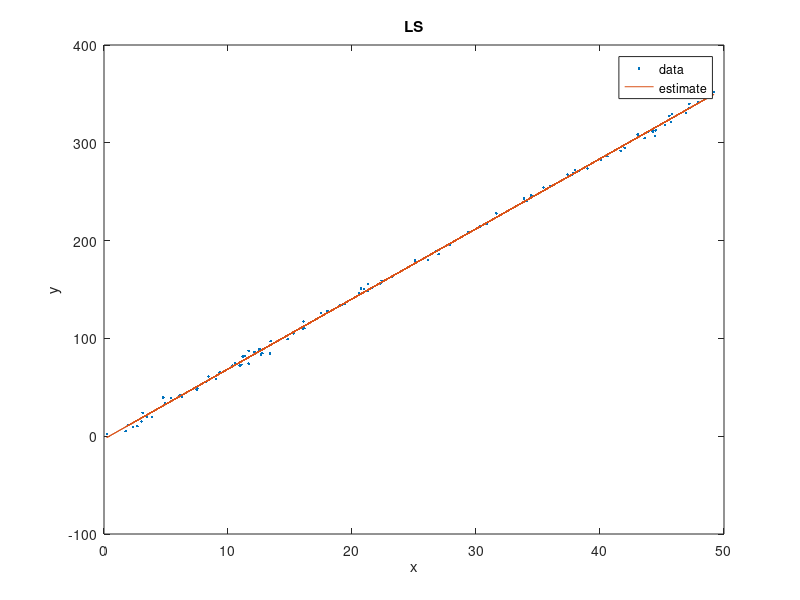

Reproduce this figure in MATLAB.
clear all
close all
clc

%%init

a_zero_true = -2.923;
b_zero_true = 7.18;
mu = 0;
sigma = 3.8;

N = 100;
%x= sort(unifrnd(0, 50, [N 1])); %input
x= unifrnd(0, 50, [N 1]); %input

y = zeros(N,1); %noice free
yn= zeros(N,1); %noice incl
e = normrnd(mu, sigma, [N 1]);

for t = 1:N % zero initial condition
    y(t) = a_zero_true + b_zero_true*x(t);
    yn(t) = y(t) + e(t);
end
phi = [ones(N,1) x] ;
theta_hat = phi\yn;
y_hat = phi * theta_hat;

figure(1); clf;
plot(x, yn, '.');
hold on;
plot(x, y_hat);
hold off;
legend('data', 'estimate')
title('LS')
xlabel('x')
ylabel('y')
